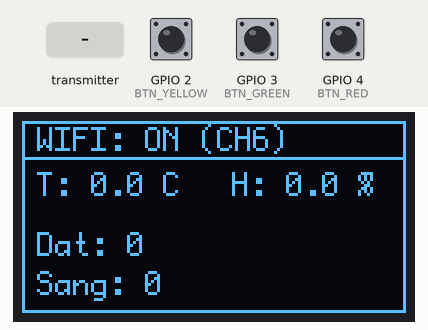
Simulated run of this sketch. Board: ESP32. Parts: 128×64 one-colour display. Inputs (shaded band) come from the test bench; at power-on: GPIO 2 (BTN_YELLOW) HIGH, GPIO 3 (BTN_GREEN) HIGH, GPIO 4 (BTN_RED) HIGH. WiFi joins after 1.5 s; servers stay silent unless stated; what the sketch prints to the serial monitor is not drawn.

Above: at 2.1 s.
2.2 s: the transmitter starts sending nhiedo = 25
At 3.4 s:
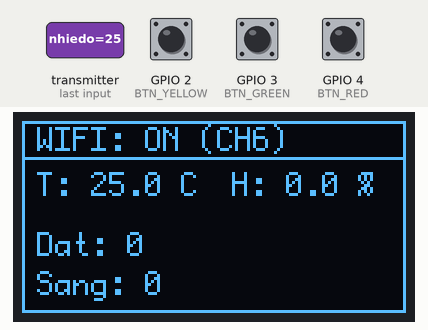
3.7 s: the transmitter starts sending doam = 25
At 4.7 s:
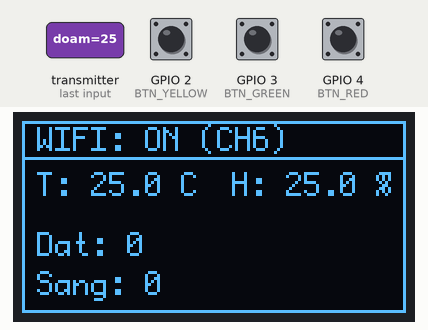
5.2 s: the transmitter starts sending doat = 1024
At 5.8 s:
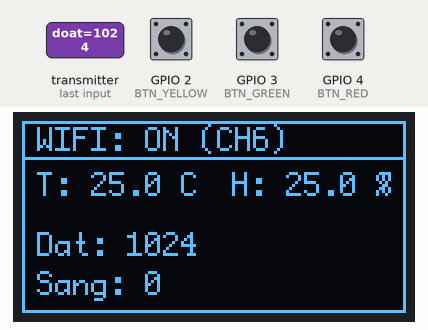
6.7 s: the transmitter starts sending asang = 1024
At 7.9 s:
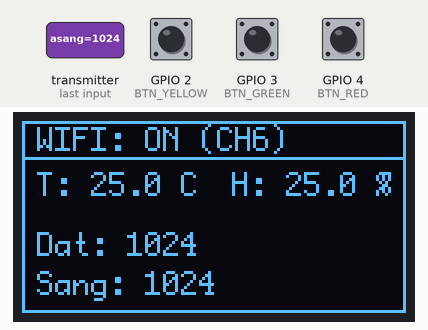
8.2 s: the transmitter starts sending nhiedo = 0
At 9.3 s:
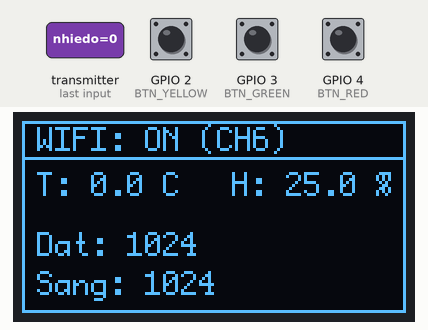
9.7 s: the transmitter starts sending doam = 0
At 10.4 s:
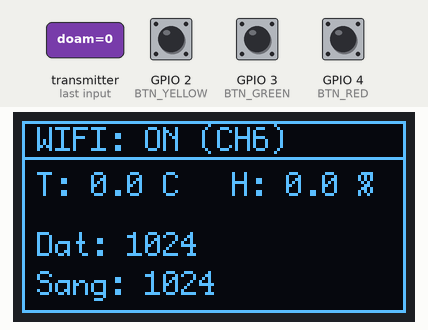
Timing chart, 0 to 12.2 s (numbered marks = the images above; inputs shaded):
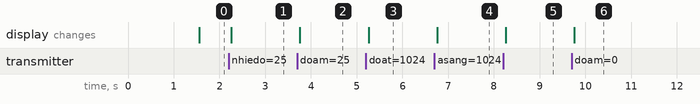

The sketch:

esprecv.ino
```cpp
#include <WiFi.h>
#include <esp_now.h>
#include <U8g2lib.h>
#include <Wire.h>
#include "esp32-hal-cpu.h"

// --- CẤU HÌNH WIFI ---
const char* ssid = "Dat";
const char* password = "123456789";

// --- CẤU HÌNH THỜI GIAN (LOGIC CHỐNG LAG) ---
const unsigned long WIFI_TRY_TIMEOUT = 10000;    // Thử kết nối tối đa 10 giây
const unsigned long WIFI_COOLDOWN_TIME = 300000; // Nghỉ 5 phút (300,000ms) mới thử lại

// --- PHẦN CỨNG ---
#define I2C_SDA 8
#define I2C_SCL 9
#define BTN_RED     4
#define BTN_GREEN   3
#define BTN_YELLOW  2

// Màn hình HW I2C (Quan trọng để giảm tải CPU)
U8G2_SH1106_128X64_NONAME_F_HW_I2C u8g2(U8G2_R0, U8X8_PIN_NONE, I2C_SCL, I2C_SDA);

// --- BIẾN TOÀN CỤC ---
typedef struct mess {
  float nhiedo; float doam; int doat; int asang;
} mess;
mess incomingData;

typedef struct cmd_struct {
  int color_id;
} cmd_struct;
cmd_struct commandData;

// MAC S3 Gateway (Điền đúng MAC S3 của bạn vào đây)
uint8_t s3Address[] = {0xDC, 0xB4, 0xD9, 0x05, 0xC2, 0x0C};

// Biến Wifi Logic
unsigned long wifiAttemptStart = 0;
unsigned long wifiCooldownStart = 0;
bool isWifiCooldownMode = false;
bool wasConnected = false;

// Cờ báo hiệu & Chống rung
volatile bool newDataReceived = false;
volatile bool btnRedPressed = false;
volatile bool btnGreenPressed = false;
volatile bool btnYellowPressed = false;
volatile unsigned long lastIsrTime = 0;

// --- HÀM NGẮT (ISR) ---
void IRAM_ATTR isrRed() { if (millis() - lastIsrTime > 200) { btnRedPressed = true; lastIsrTime = millis(); } }
void IRAM_ATTR isrGreen() { if (millis() - lastIsrTime > 200) { btnGreenPressed = true; lastIsrTime = millis(); } }
void IRAM_ATTR isrYellow() { if (millis() - lastIsrTime > 200) { btnYellowPressed = true; lastIsrTime = millis(); } }

// --- CALLBACK ---
void OnDataRecv(const uint8_t * mac, const uint8_t *incomingDataPtr, int len) {
  memcpy(&incomingData, incomingDataPtr, sizeof(incomingData));
  newDataReceived = true;
}
void OnDataSent(const uint8_t *mac_addr, esp_now_send_status_t status) {}

// Gửi lệnh cho S3
void sendColorCommand(int color) {
  commandData.color_id = color;
  esp_now_send(s3Address, (uint8_t *) &commandData, sizeof(commandData));
}

void updateDisplay() {
  u8g2.clearBuffer();
  u8g2.drawFrame(0, 0, 128, 64);
  u8g2.setFont(u8g2_font_profont12_tr);

  u8g2.setCursor(5, 10);
  if (WiFi.status() == WL_CONNECTED) {
     u8g2.print("WIFI: ON (CH"); u8g2.print(WiFi.channel()); u8g2.print(")");
  } else {
     // Hiển thị trạng thái chờ nếu đang mất mạng
     if (isWifiCooldownMode) u8g2.print("WIFI: WAIT 5M");
     else u8g2.print("WIFI: CONNECTING");
  }

  u8g2.drawLine(0, 12, 128, 12);
  char buf[30];
  sprintf(buf, "T: %.1f C", incomingData.nhiedo); u8g2.drawStr(5, 25, buf);
  sprintf(buf, "H: %.1f %%", incomingData.doam); u8g2.drawStr(70, 25, buf);
  sprintf(buf, "Dat: %d", incomingData.doat); u8g2.drawStr(5, 45, buf);
  sprintf(buf, "Sang: %d", incomingData.asang); u8g2.drawStr(5, 58, buf);
  u8g2.sendBuffer();
}

void setup() {
  setCpuFrequencyMhz(80); // Giảm xung cho mát
  Serial.begin(115200);

  pinMode(BTN_RED, INPUT_PULLUP);
  pinMode(BTN_GREEN, INPUT_PULLUP);
  pinMode(BTN_YELLOW, INPUT_PULLUP);

  attachInterrupt(digitalPinToInterrupt(BTN_RED), isrRed, FALLING);
  attachInterrupt(digitalPinToInterrupt(BTN_GREEN), isrGreen, FALLING);
  attachInterrupt(digitalPinToInterrupt(BTN_YELLOW), isrYellow, FALLING);

  u8g2.begin();

  // Dùng AP_STA để khi ngắt Wifi Station (disconnect),
  // ESP-NOW vẫn sống nhờ Interface AP.
  WiFi.mode(WIFI_AP_STA);
  WiFi.setTxPower(WIFI_POWER_8_5dBm); // Giảm công suất phát

  // Bắt đầu thử kết nối
  Serial.println("Khoi dong...");
  WiFi.begin(ssid, password);
  wifiAttemptStart = millis();
  isWifiCooldownMode = false;

  if (esp_now_init() != ESP_OK) return;
  esp_now_register_recv_cb(esp_now_recv_cb_t(OnDataRecv));
  esp_now_register_send_cb(OnDataSent);

  esp_now_peer_info_t peerInfo;
  memset(&peerInfo, 0, sizeof(peerInfo));
  memcpy(peerInfo.peer_addr, s3Address, 6);
  peerInfo.channel = 0; // Tự động theo Wifi
  peerInfo.encrypt = false;
  peerInfo.ifidx = WIFI_IF_AP; // Dùng AP interface cho ổn định
  esp_now_add_peer(&peerInfo);
}

void loop() {
  unsigned long currentMillis = millis();

  // --- 1. LOGIC WIFI CHỐNG LAG (Giống hệt S3) ---
  if (WiFi.status() == WL_CONNECTED) {
      if (!wasConnected) {
          wasConnected = true;
          isWifiCooldownMode = false;
          Serial.printf("Wifi OK! CH: %d\n", WiFi.channel());

          // Cập nhật lại màn hình ngay để báo đã có mạng
          newDataReceived = true;
      }
  }
  else {
      // MẤT MẠNG
      wasConnected = false;

      if (!isWifiCooldownMode) {
          // Giai đoạn 1: Đang thử kết nối (Trong 10s đầu)
          if (currentMillis - wifiAttemptStart > WIFI_TRY_TIMEOUT) {
              Serial.println("Qua 10s khong duoc -> Ngat Wifi!");

              // NGẮT NGAY để nhả Radio cho ESP-NOW
              WiFi.disconnect();

              // Chuyển sang chế độ chờ 5 phút
              isWifiCooldownMode = true;
              wifiCooldownStart = currentMillis;
              newDataReceived = true; // Update màn hình báo "WAIT 5M"
          }
      }
      else {
          // Giai đoạn 2: Đang nghỉ (Trong 5 phút)
          // Radio hoàn toàn rảnh rỗi cho ESP-NOW

          if (currentMillis - wifiCooldownStart > WIFI_COOLDOWN_TIME) {
              Serial.println("Het 5 phut -> Thu ket noi lai...");
              isWifiCooldownMode = false;
              wifiAttemptStart = currentMillis;
              WiFi.reconnect(); // Thử lại
              newDataReceived = true; // Update màn hình báo "CONNECTING"
          }
      }
  }

  // --- 2. XỬ LÝ NÚT NHẤN (Luôn mượt) ---
  if (btnRedPressed) { sendColorCommand(1); btnRedPressed = false; }
  if (btnGreenPressed) { sendColorCommand(2); btnGreenPressed = false; }
  if (btnYellowPressed) { sendColorCommand(3); btnYellowPressed = false; }

  // --- 3. MÀN HÌNH ---
  if (newDataReceived) {
    updateDisplay();
    newDataReceived = false;
  }

  delay(5); // Cho CPU thở
}
```

Measured:
- after the input at 2.2 s, the display: changes after 0.06 s (image 1)
- after the input at 3.7 s, the display: changes after 0.06 s (image 2)
- after the input at 5.2 s, the display: changes after 0.06 s (image 3)
- after the input at 6.7 s, the display: changes after 0.06 s (image 4)
- after the input at 8.2 s, the display: changes after 0.06 s (image 5)
- after the input at 9.7 s, the display: changes after 0.06 s (image 6)
